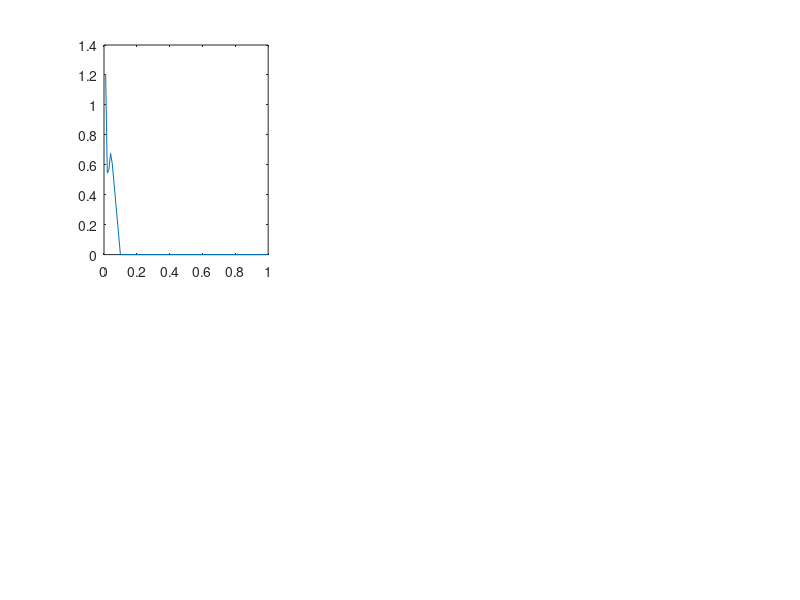

Write the MATLAB code that produced this figure. (Note: this script raises an error after producing the figure.)
%% Please load all files related to Figure 7

% plot the subplots for the paper figure e3
% first line: increasing e3 for e2=1
% second line: e2=0
% columns: 1) u (cells); 2) v (activator); 3) w (inhibitor)
clear all; close all; clc;

% the fitting coefficients are already calculated and saved
% the function for the fitting is:
F = @(x,xdata) x(1)./(x(2)+exp(-x(3).*(xdata-x(4)))) + x(5)./(xdata.^2);

% the e3 vector values
t = [0.01;0.02;0.03;0.04;0.05;0.1;0.2;0.3;0.4;0.5;0.6;0.7;0.8;0.9;1];

% to plot the fitting
linesize = 2;
tplot = linspace(0,1);

% set screen sized plot
set(gcf, 'Position', get(0, 'Screensize'));

%configs for the plots line size and mark size
wid = 2;
mark = 12;
fontsize=30;

% colors used at the plot
color1 = [0.33,0.11,0.56];
color2 = [0.45,0.51,0.58];
color3 = [0.52,0.45,0.82];
color4 = [0.53,0.42,0.28];

facecolor1 = [0.726203203201294,0.785383284091950,0.913725495338440];
facecolor2 = [0.796078443527222,0.856862783432007,0.899999976158142];
facecolor3 = [0.863305330276489,0.881792724132538,0.870588243007660];
facecolor4 = [0.941176474094391,0.909803926944733,0.835294127464294];

%%%%%%%%%%%%%%%%%%%%%%%%%%%%%%%%%%%%%%%%%%%%%%%%%%%%%%%%
%first row: load the pattern measurements for e2=1
load('Fig7_data_e21.mat')

%%%%%%%%%%%%%%%%%%%%%%%%%%%%%%%%%%%%%%%%%%%%%%%%%%%
% subplot 1
% plot u with e2=1
subplot(2,3,1)
load('Fig7_fitcoefU_e3_e21.mat')

y1 = vetu1;
y2 = vetu2;
y3 = vetu3;
y4 = vetu4;


plot1 = plot(t,y1); hold on;
plot1.MarkerSize = mark;
plot1.Marker = 's';
plot1.LineStyle = 'none';
plot1.LineWidth = wid;
plot1.MarkerEdgeColor = color1;
plot1.MarkerFaceColor = facecolor1;

% plotting configurations
ax = gca;
axis([0 1 0 1.6]);
axis('square');
ax.FontSize = fontsize;
ax.FontName='Helvetica';
xlabel('\epsilon_{3}')
ylabel('M')

plot2 = plot(t,y2); hold on;
plot2.MarkerSize = mark;
plot2.Marker = '^';
plot2.LineStyle = 'none';
plot2.LineWidth = wid;
plot2.MarkerEdgeColor = color2;
plot2.MarkerFaceColor = facecolor2;

plot3 = plot(t,y3); hold on;
plot3.MarkerSize = mark;
plot3.Marker = 'o';
plot3.LineStyle = 'none';
plot3.LineWidth = wid;
plot3.MarkerEdgeColor = color3;
plot3.MarkerFaceColor = facecolor3;


plot4 = plot(t,y4); hold on;
plot4.MarkerSize = mark;
plot4.Marker = 'd';
plot4.LineStyle = 'none';
plot4.LineWidth = wid;
plot4.MarkerEdgeColor = color4;
plot4.MarkerFaceColor = facecolor4;

%plotting fitting
Fplot1 = F(x1,tplot);
Fplot2 = F(x2,tplot);
Fplot3 = F(x3,tplot);
Fplot4 = F(x4,tplot);

l1 = plot(tplot,Fplot1(1,:)); hold on;
l1.LineWidth = linesize;
l1.LineStyle = '-';
l1.Color = color1;

l2 = plot(tplot,Fplot2(1,:)); hold on;
l2.LineWidth = linesize;
l2.LineStyle = '--';
l2.Color = color2;

l3 = plot(tplot,Fplot3(1,:)); hold on;
l3.LineWidth = linesize;
l3.LineStyle = ':';
l3.Color = color3;

l4 = plot(tplot,Fplot4(1,:)); hold on;
l4.LineWidth = linesize;
l4.LineStyle = '-.';
l4.Color = color4;

legend({'\chi=2','\chi=5','\chi=20','\chi=50',...
    },'Position',[0.248552301836511 0.64910598324507 0.0633524600682515 0.153624856156502])

% Create textbox
annotation('textbox',...
    [0.0976190476190489 0.883349827387802 0.0357142857142859 0.0523590333716916],...
    'String',{'a)'},...
    'FontSize',fontsize,...
    'LineStyle','none',...
    'FitBoxToText','off',...
    'EdgeColor',[1 1 1]);

hold off;
clear x1 x2 x3 x4;

%%%%%%%%%%%%%%%%%%%%%%%%%%%%%%%%%%%%%%%%%%%%%%%%%%%
% subplot 2
% plot v with e2=1

subplot(2,3,2)
load('Fig7_fitcoefV_e3_e21.mat')

y1 = vetv1;
y2 = vetv2;
y3 = vetv3;
y4 = vetv4;

plot1 = plot(t,y1); hold on;
plot1.MarkerSize = mark;
plot1.Marker = 's';
plot1.LineStyle = 'none';
plot1.LineWidth = wid;
plot1.MarkerEdgeColor = color1;
plot1.MarkerFaceColor = facecolor1;

% plotting configurations
ax = gca;
axis([0 1 0 1.2]);
axis('square');
ax.FontSize = fontsize;
ax.FontName='Helvetica';
xlabel('\epsilon_{3}')
ylabel('M')

plot2 = plot(t,y2); hold on;
plot2.MarkerSize = mark;
plot2.Marker = '^';
plot2.LineStyle = 'none';
plot2.LineWidth = wid;
plot2.MarkerEdgeColor = color2;
plot2.MarkerFaceColor = facecolor2;

plot3 = plot(t,y3); hold on;
plot3.MarkerSize = mark;
plot3.Marker = 'o';
plot3.LineStyle = 'none';
plot3.LineWidth = wid;
plot3.MarkerEdgeColor = color3;
plot3.MarkerFaceColor = facecolor3;


plot4 = plot(t,y4); hold on;
plot4.MarkerSize = mark;
plot4.Marker = 'd';
plot4.LineStyle = 'none';
plot4.LineWidth = wid;
plot4.MarkerEdgeColor = color4;
plot4.MarkerFaceColor = facecolor4;


%plotting fitting
Fplot1 = F(x1,tplot);
Fplot2 = F(x2,tplot);
Fplot3 = F(x3,tplot);
Fplot4 = F(x4,tplot);

l1 = plot(tplot,Fplot1(1,:)); hold on;
l1.LineWidth = linesize;
l1.LineStyle = '-';
l1.Color = color1;

l2 = plot(tplot,Fplot2(1,:)); hold on;
l2.LineWidth = linesize;
l2.LineStyle = '--';
l2.Color = color2;

l3 = plot(tplot,Fplot3(1,:)); hold on;
l3.LineWidth = linesize;
l3.LineStyle = ':';
l3.Color = color3;

l4 = plot(tplot,Fplot4(1,:)); hold on;
l4.LineWidth = linesize;
l4.LineStyle = '-.';
l4.Color = color4;


% Create textbox
annotation('textbox',...
    [0.377976190476195 0.884500575373993 0.0357142857142858 0.0523590333716916],...
    'String',{'b)'},...
    'FontSize',fontsize,...
    'LineStyle','none',...
    'FitBoxToText','off',...
    'EdgeColor',[1 1 1]);


hold off;



%%%%%%%%%%%%%%%%%%%%%%%%%%%%%%%%%%%%%%%%%%%%%%%%%%%
% subplot 3
% plot w with e2=1

subplot(2,3,3)
load('Fig7_fitcoefW_e3_e21.mat')

y1 = vetw1;
y2 = vetw2;
y3 = vetw3;
y4 = vetw4;

plot1 = plot(t,y1); hold on;
plot1.MarkerSize = mark;
plot1.Marker = 's';
plot1.LineStyle = 'none';
plot1.LineWidth = wid;
plot1.MarkerEdgeColor = color1;
plot1.MarkerFaceColor = facecolor1;

% plotting configurations
ax = gca;
axis([0 1 0 6.3]);
axis('square');
ax.FontSize = fontsize;
ax.FontName='Helvetica';
xlabel('\epsilon_{3}')
ylabel('M')

plot2 = plot(t,y2); hold on;
plot2.MarkerSize = mark;
plot2.Marker = '^';
plot2.LineStyle = 'none';
plot2.LineWidth = wid;
plot2.MarkerEdgeColor = color2;
plot2.MarkerFaceColor = facecolor2;

plot3 = plot(t,y3); hold on;
plot3.MarkerSize = mark;
plot3.Marker = 'o';
plot3.LineStyle = 'none';
plot3.LineWidth = wid;
plot3.MarkerEdgeColor = color3;
plot3.MarkerFaceColor = facecolor3;


plot4 = plot(t,y4); hold on;
plot4.MarkerSize = mark;
plot4.Marker = 'd';
plot4.LineStyle = 'none';
plot4.LineWidth = wid;
plot4.MarkerEdgeColor = color4;
plot4.MarkerFaceColor = facecolor4;


%plotting fitting
Fplot1 = F(x1,tplot);
Fplot2 = F(x2,tplot);
Fplot3 = F(x3,tplot);
Fplot4 = F(x4,tplot);

l1 = plot(tplot,Fplot1(1,:)); hold on;
l1.LineWidth = linesize;
l1.LineStyle = '-';
l1.Color = color1;

l2 = plot(tplot,Fplot2(1,:)); hold on;
l2.LineWidth = linesize;
l2.LineStyle = '--';
l2.Color = color2;

l3 = plot(tplot,Fplot3(1,:)); hold on;
l3.LineWidth = linesize;
l3.LineStyle = ':';
l3.Color = color3;

l4 = plot(tplot,Fplot4(1,:)); hold on;
l4.LineWidth = linesize;
l4.LineStyle = '-.';
l4.Color = color4;


% Create textbox
annotation('textbox',...
    [0.673809523809529 0.884500575373993 0.0357142857142857 0.0523590333716916],...
    'String',{'c)'},...
    'FontSize',fontsize,...
    'LineStyle','none',...
    'FitBoxToText','off',...
    'EdgeColor',[1 1 1]);


hold off;

%%%%%%%%%%%%%%%%%%%%%%%%%%%%%%%%%%%%%%%%%%%%%%%%%%%
%second row: load the pattern measurements for e2=0
load('Fig7_data_e20.mat');


%%%%%%%%%%%%%%%%%%%%%%%%%%%%%%%%%%%%%%%%%%%%%%%%%%%
% subplot 4
% plot u with e2=0
subplot(2,3,4)
load('Fig7_fitcoefU_e3_e20.mat')

y1 = vetu1;
y2 = vetu2;
y3 = vetu3;
y4 = vetu4;


plot1 = plot(t,y1); hold on;
plot1.MarkerSize = mark;
plot1.Marker = 's';
plot1.LineStyle = 'none';
plot1.LineWidth = wid;
plot1.MarkerEdgeColor = color1;
plot1.MarkerFaceColor = facecolor1;

% plotting configurations
ax = gca;
axis([0 1 0 1.6]);
axis('square');
ax.FontSize = fontsize;
ax.FontName='Helvetica';
xlabel('\epsilon_{3}')
ylabel('M')

plot2 = plot(t,y2); hold on;
plot2.MarkerSize = mark;
plot2.Marker = '^';
plot2.LineStyle = 'none';
plot2.LineWidth = wid;
plot2.MarkerEdgeColor = color2;
plot2.MarkerFaceColor = facecolor2;

plot3 = plot(t,y3); hold on;
plot3.MarkerSize = mark;
plot3.Marker = 'o';
plot3.LineStyle = 'none';
plot3.LineWidth = wid;
plot3.MarkerEdgeColor = color3;
plot3.MarkerFaceColor = facecolor3;


plot4 = plot(t,y4); hold on;
plot4.MarkerSize = mark;
plot4.Marker = 'd';
plot4.LineStyle = 'none';
plot4.LineWidth = wid;
plot4.MarkerEdgeColor = color4;
plot4.MarkerFaceColor = facecolor4;

%plotting fitting
Fplot1 = F(x1,tplot);
Fplot2 = F(x2,tplot);
Fplot3 = F(x3,tplot);
Fplot4 = F(x4,tplot);

l1 = plot(tplot,Fplot1(1,:)); hold on;
l1.LineWidth = linesize;
l1.LineStyle = '-';
l1.Color = color1;

l2 = plot(tplot,Fplot2(1,:)); hold on;
l2.LineWidth = linesize;
l2.LineStyle = '--';
l2.Color = color2;

l3 = plot(tplot,Fplot3(1,:)); hold on;
l3.LineWidth = linesize;
l3.LineStyle = ':';
l3.Color = color3;

l4 = plot(tplot,Fplot4(1,:)); hold on;
l4.LineWidth = linesize;
l4.LineStyle = '-.';
l4.Color = color4;
 

% Create textbox
annotation('textbox',...
    [0.0976190476190528 0.410392405063291 0.0357142857142858 0.0523590333716915],...
    'String',{'d)'},...
    'FontSize',fontsize,...
    'LineStyle','none',...
    'FitBoxToText','off',...
    'EdgeColor',[1 1 1]);

hold off;

clear x1 x2 x3 x4;

%%%%%%%%%%%%%%%%%%%%%%%%%%%%%%%%%%%%%%%%%%%%%%%%%%%
% subplot 5
% plot v with e2=0

subplot(2,3,5)
load('Fig7_fitcoefV_e3_e20.mat')

y1 = vetv1;
y2 = vetv2;
y3 = vetv3;
y4 = vetv4;

plot1 = plot(t,y1); hold on;
plot1.MarkerSize = mark;
plot1.Marker = 's';
plot1.LineStyle = 'none';
plot1.LineWidth = wid;
plot1.MarkerEdgeColor = color1;
plot1.MarkerFaceColor = facecolor1;

% plotting configurations
ax = gca;
axis([0 1 0 1.2]);
axis('square');
ax.FontSize = fontsize;
ax.FontName='Helvetica';
xlabel('\epsilon_{3}')
ylabel('M')

plot2 = plot(t,y2); hold on;
plot2.MarkerSize = mark;
plot2.Marker = '^';
plot2.LineStyle = 'none';
plot2.LineWidth = wid;
plot2.MarkerEdgeColor = color2;
plot2.MarkerFaceColor = facecolor2;

plot3 = plot(t,y3); hold on;
plot3.MarkerSize = mark;
plot3.Marker = 'o';
plot3.LineStyle = 'none';
plot3.LineWidth = wid;
plot3.MarkerEdgeColor = color3;
plot3.MarkerFaceColor = facecolor3;


plot4 = plot(t,y4); hold on;
plot4.MarkerSize = mark;
plot4.Marker = 'd';
plot4.LineStyle = 'none';
plot4.LineWidth = wid;
plot4.MarkerEdgeColor = color4;
plot4.MarkerFaceColor = facecolor4;


%plotting fitting
Fplot1 = F(x1,tplot);
Fplot2 = F(x2,tplot);
Fplot3 = F(x3,tplot);
Fplot4 = F(x4,tplot);

l1 = plot(tplot,Fplot1(1,:)); hold on;
l1.LineWidth = linesize;
l1.LineStyle = '-';
l1.Color = color1;

l2 = plot(tplot,Fplot2(1,:)); hold on;
l2.LineWidth = linesize;
l2.LineStyle = '--';
l2.Color = color2;

l3 = plot(tplot,Fplot3(1,:)); hold on;
l3.LineWidth = linesize;
l3.LineStyle = ':';
l3.Color = color3;

l4 = plot(tplot,Fplot4(1,:)); hold on;
l4.LineWidth = linesize;
l4.LineStyle = '-.';
l4.Color = color4;


% Create textbox
annotation('textbox',...
    [0.377976190476196 0.410392405063291 0.0357142857142858 0.0523590333716916],...
    'String',{'e)'},...
    'FontSize',fontsize,...
    'LineStyle','none',...
    'FitBoxToText','off',...
    'EdgeColor',[1 1 1]);

hold off;




%%%%%%%%%%%%%%%%%%%%%%%%%%%%%%%%%%%%%%%%%%%%%%%%%%%
% subplot 6
% plot w with e2=0

subplot(2,3,6)
load('Fig7_fitcoefW_e3_e20.mat')

y1 = vetw1;
y2 = vetw2;
y3 = vetw3;
y4 = vetw4;

plot1 = plot(t,y1); hold on;
plot1.MarkerSize = mark;
plot1.Marker = 's';
plot1.LineStyle = 'none';
plot1.LineWidth = wid;
plot1.MarkerEdgeColor = color1;
plot1.MarkerFaceColor = facecolor1;

% plotting configurations
ax = gca;
axis([0 1 0 6.3]);
axis('square');
ax.FontSize = fontsize;
ax.FontName='Helvetica';
xlabel('\epsilon_{3}')
ylabel('M')

plot2 = plot(t,y2); hold on;
plot2.MarkerSize = mark;
plot2.Marker = '^';
plot2.LineStyle = 'none';
plot2.LineWidth = wid;
plot2.MarkerEdgeColor = color2;
plot2.MarkerFaceColor = facecolor2;

plot3 = plot(t,y3); hold on;
plot3.MarkerSize = mark;
plot3.Marker = 'o';
plot3.LineStyle = 'none';
plot3.LineWidth = wid;
plot3.MarkerEdgeColor = color3;
plot3.MarkerFaceColor = facecolor3;


plot4 = plot(t,y4); hold on;
plot4.MarkerSize = mark;
plot4.Marker = 'd';
plot4.LineStyle = 'none';
plot4.LineWidth = wid;
plot4.MarkerEdgeColor = color4;
plot4.MarkerFaceColor = facecolor4;


%plotting fitting
Fplot1 = F(x1,tplot);
Fplot2 = F(x2,tplot);
Fplot3 = F(x3,tplot);
Fplot4 = F(x4,tplot);

l1 = plot(tplot,Fplot1(1,:)); hold on;
l1.LineWidth = linesize;
l1.LineStyle = '-';
l1.Color = color1;

l2 = plot(tplot,Fplot2(1,:)); hold on;
l2.LineWidth = linesize;
l2.LineStyle = '--';
l2.Color = color2;

l3 = plot(tplot,Fplot3(1,:)); hold on;
l3.LineWidth = linesize;
l3.LineStyle = ':';
l3.Color = color3;

l4 = plot(tplot,Fplot4(1,:)); hold on;
l4.LineWidth = linesize;
l4.LineStyle = '-.';
l4.Color = color4;


% Create textbox
annotation('textbox',...
    [0.674404761904767 0.410392405063291 0.0357142857142857 0.0523590333716916],...
    'String',{'f)'},...
    'FontSize',fontsize,...
    'LineStyle','none',...
    'FitBoxToText','off',...
    'EdgeColor',[1 1 1]);

hold off;


%%%%%%%%%%%%%%%%%%%%%%%%%%%%%%%%%%%%%%%%%%%%%%%%%%%%%%%%%%%%%%%%%%%%%%
%           save eps file
%%%%%%%%%%%%%%%%%%%%%%%%%%%%%%%%%%%%%%%%%%%%%%%%%%%%%%%%%%%%%%%%%%%%%%
saveas(gcf,'Fig7_plot','epsc')







